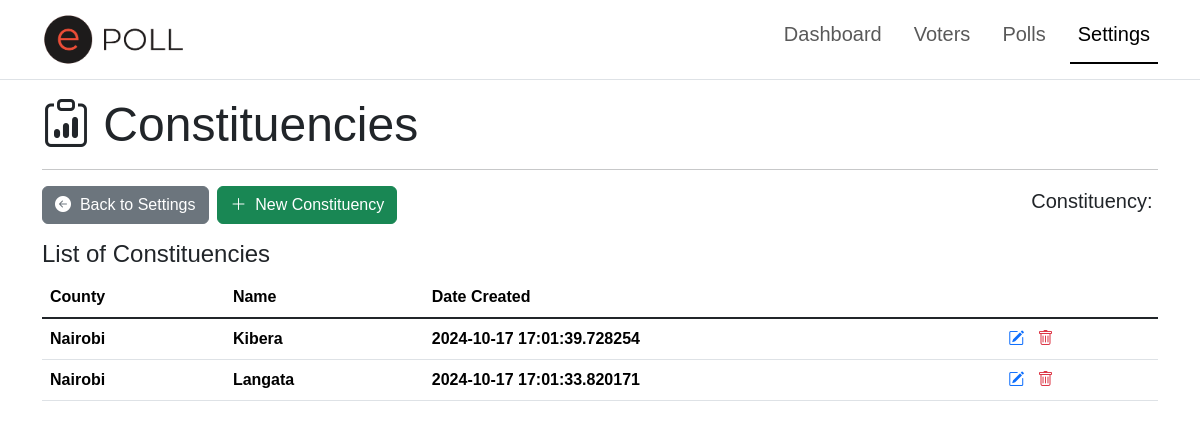
Page /settings/constituencies/ on the earlier database version.
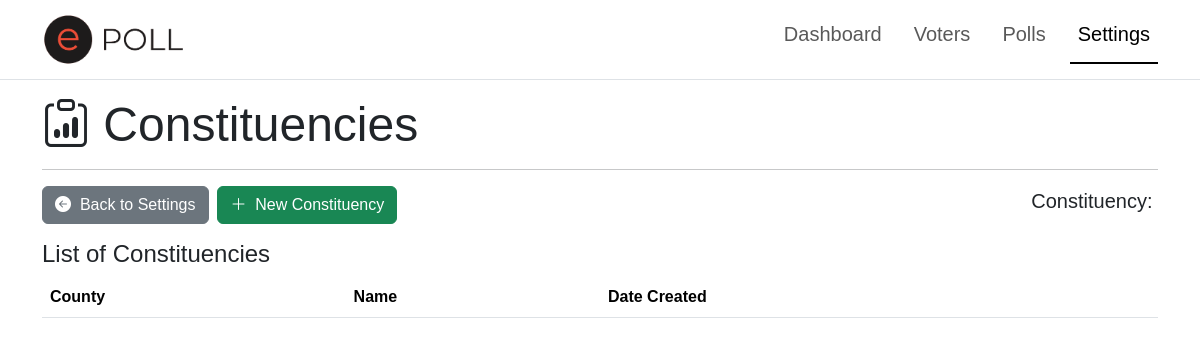
Same page on the later database version.
### app/models.py (models this page shows)
class Constituency(db.Model):
    __tablename__ = "constituencies"
    id = db.Column(db.Integer, primary_key=True, autoincrement=True)
    county_id = db.Column(db.Integer, db.ForeignKey('counties.id', name='fk_county_id'), nullable=False)
    name = db.Column(db.String(50), nullable=False, unique=True)
    created_at = db.Column(db.DateTime, nullable=False)
    update_at = db.Column(db.DateTime(timezone=True), onupdate=db.func.now())
    voters = db.relationship('Voter', backref='constituency', lazy=True)

class County(db.Model):
    __tablename__ = "counties"
    id = db.Column(db.Integer, primary_key=True, autoincrement=True)
    code = db.Column(db.Integer, nullable=False, unique=True)
    name = db.Column(db.String(100), nullable=False, unique=True)
    created_at = db.Column(db.DateTime, nullable=False)
    update_at = db.Column(db.DateTime(timezone=True), onupdate=db.func.now())
    constituencys = db.relationship('Constituency', backref='county', lazy=True)

### app/settings.py (the view)
@sbp.route('/constituencies/')
def constituencies():
    page = request.args.get('page', 1, type=int)
    page_size = request.args.get('page_size', 20, type=int)  # Get page size from query params or default to 20
    all_constituencies = Constituency.query.order_by(Constituency.created_at.desc()).paginate(page=page, per_page=page_size)
    if not all_constituencies:
        flash('No Role records added Yet!', 'warning')
    return render_template('admin/settings/constituency/list.html',
                           title='Constituencies', all_constituencies=all_constituencies, SETTINGS=True)

### app/templates/admin/settings/constituency/list.html (shortened to what this page needs)
{% extends "shared/adminlayout.html" %}
{% block content %}
<div class="container">
    <h3 class="display-5"><i class="bi bi-clipboard-data"></i>&nbsp;{{title}}</h3>
    <hr>
    <div class="row align-content-center mb-3">
        <div class="col text-start">
            <a href="{{ url_for('settings.index') }}" class="btn btn-secondary"><i class="bi bi-arrow-left-circle-fill"></i>&nbsp; Back to Settings</a>&nbsp;
            <a href="{{ url_for('settings.new_constituency') }}" class="btn btn-success"><i class="bi bi-plus-lg"></i>&nbsp; New Constituency</a>
        </div>
        <div class="col text-end align-content-center">
            <h5>Constituency:&nbsp;<strong class="fst-italic"></strong></h4>
        </div>
    </div>
    <h4>List of {{title}}</h4>
    <div class="table-responsive">
        <table class="table table-hover align-content-center">
            <thead>
                <tr class="align-middle">
                    <th scope="col">County</th>
                    <th scope="col">Name</th>
                    <th scope="col">Date Created</th>
                    <th scope="col"></th>
                </tr>
            </thead>
            <tbody class="table-group-divider align-content-center">
                {% for constituency in all_constituencies %}
                    <tr class="clickable-row align-middle" data-href="#">
                        <th scope="row">{{constituency.county.name}}</th>
                        <th scope="row">{{constituency.name}}</th>
                        <th scope="row">{{constituency.created_at}}</th>
                        <td scope="row">
                            <a href="{{ url_for('settings.edit_constituency', id=constituency.id) }}"><i class="bi bi-pencil-square text-primary"></i></a> &nbsp;
                            <a href="{{ url_for('settings.delete_constituency', id=constituency.id) }}"><i class="bi bi-trash text-danger"></i></a>
                        </td>
                    </tr>
                {% endfor %}
            </tbody>
        </table>
    </div>
</div>
{% endblock %}

Differences in the rows shown:
removed Constituency: county.name "Nairobi", name "Kibera", created_at "2024-10-17 17:01:39.728254"
removed Constituency: county.name "Nairobi", name "Langata", created_at "2024-10-17 17:01:33.820171"
